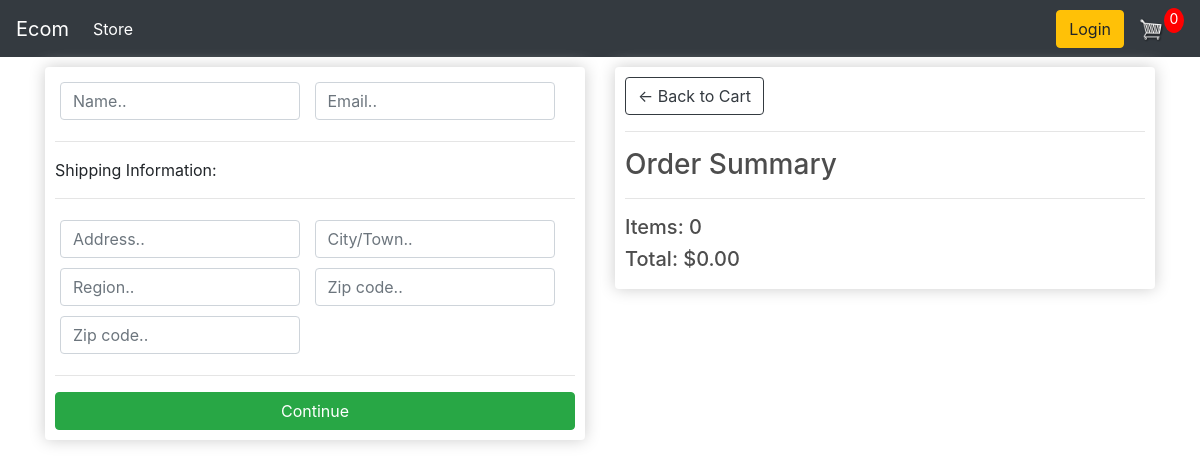
/checkout/ (signed in), run on an earlier commit of the app's database.
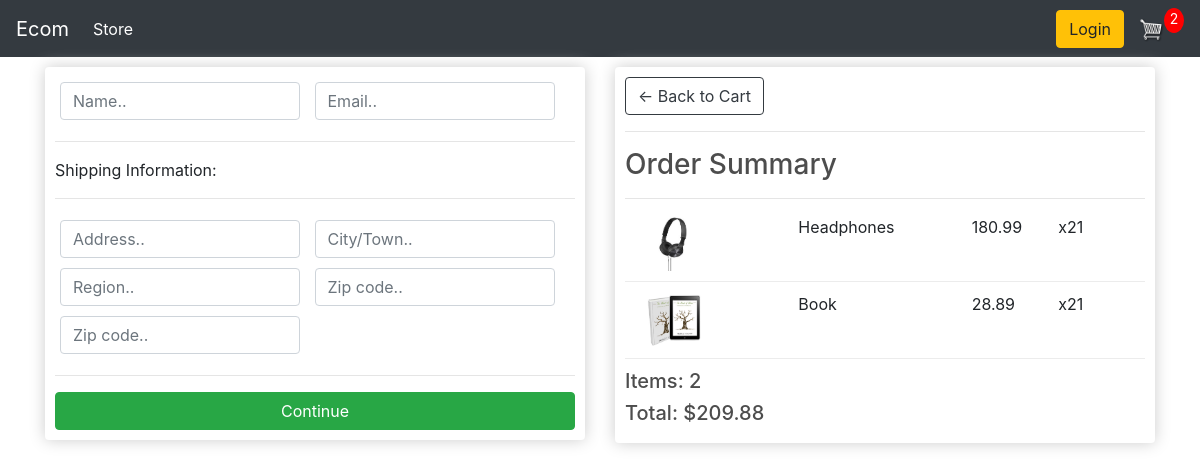
And on a later commit of the database.
### store/models.py (models this page shows, shortened)
class Order(models.Model):
    customer = models.ForeignKey(Customer, on_delete=models.SET_NULL, blank=True, null=True)
    date_ordered = models.DateTimeField(auto_now_add=True)
    complete = models.BooleanField(default=False, null=True, blank=False)
    transaction_id = models.CharField(max_length=200, null=True)
    @property
    def get_cart_total(self):
        orderitems = self.orderitem_set.all()
        total = sum([item.get_total for item in orderitems])
        return total
    @property
    def get_cart_items(self):
        orderitems = self.orderitem_set.all()
        total = sum([item.quantity for item in orderitems])
        return total

class OrderItem(models.Model):
    product = models.ForeignKey(Product, on_delete=models.SET_NULL, blank=True, null=True)
    order = models.ForeignKey(Order, on_delete=models.SET_NULL, blank=True, null=True)
    quantity = models.IntegerField(default=0, null=True, blank=True)
    date_added = models.DateTimeField(auto_now_add=True)
    @property
    def get_total(self):
        total = self.product.price * self.quantity
        return total

class Product(models.Model):
    name = models.CharField(max_length=200, null=True)
    price = models.FloatField()
    digital = models.BooleanField(default=False, null=True, blank=False)
    image = models.ImageField(null=True, blank=True)
    @property
    def imageURL(self):
        try:
            url = self.image.url
        except:
            url = ''
        return url

### store/views.py (the view)
# urls.py: path('checkout/', views.checkout, name="checkout"),
def checkout(request):
    if request.user.is_authenticated:
        customer = request.user.customer
        order, created = Order.objects.get_or_create(customer=customer, complete=False)
        items = order.orderitem_set.all()
        cartItems =order.get_cart_items
    else:
        items = []
        order = {'get_cart_total':0, 'get_cart_items':0}
        cartItems = order['get_cart_items']
    context = {'items':items, 'order':order, 'cartItems':cartItems}
    return render(request, 'store/checkout.html', context)

### store/templates/store/checkout.html (shortened to what this page needs)
{% extends 'store/main.html' %}
{% load static %}
{% block content %}
     <div class="row">
		<div class="col-lg-6">
			<div class="box-element" id="form-wrapper">
				<form id="form">
					<div id="user-info">
						<div class="form-field">
							<input required class="form-control" type="text" name="name" placeholder="Name..">
						</div>
						<div class="form-field">
							<input required class="form-control" type="email" name="email" placeholder="Email..">
						</div>
					</div>
					<div id="shipping-info">
						<hr>
						<p>Shipping Information:</p>
						<hr>
						<div class="form-field">
							<input class="form-control" type="text" name="address" placeholder="Address..">
						</div>
						<div class="form-field">
							<input class="form-control" type="text" name="city" placeholder="City/Town..">
						</div>
						<div class="form-field">
							<input class="form-control" type="text" name="state" placeholder="Region..">
						</div>
						<div class="form-field">
							<input class="form-control" type="text" name="zipcode" placeholder="Zip code..">
						</div>
						<div class="form-field">
							<input class="form-control" type="text" name="country" placeholder="Zip code..">
						</div>
					</div>
					<hr>
					<input id="form-button" class="btn btn-success btn-block" type="submit" value="Continue">
				</form>
			</div>
			<br>
		</div>
		<div class="col-lg-6">
			<div class="box-element">
				<a  class="btn btn-outline-dark" href="{% url 'cart' %}">&#x2190; Back to Cart</a>
				<hr>
				<h3>Order Summary</h3>
				<hr>
				{% for item in items %}
				<div class="cart-row">
					<div style="flex:2"><img class="row-image" src="{{item.product.imageURL}}"></div>
					<div style="flex:2"><p>{{item.product.name}}</p></div>
					<div style="flex:1"><p>{{item.product.price}}</p></div>
					<div style="flex:1"><p>x2{{item.quantity}}</p></div>
				</div>
				{% endfor %}
				<h5>Items: {{order.get_cart_items}}</h5>
				<h5>Total: ${{order.get_cart_total|floatformat:2}}</h5>
			</div>
		</div>
	</div>
{% endblock content %}

What changed in the data, as far as the page shows it:
added OrderItem: product.imageURL (picture), product.name "Headphones", product.price "180.99", quantity "1"
added OrderItem: product.imageURL (picture), product.name "Book", product.price "28.89", quantity "1"
computed for Order: get_cart_items "0" → "2"; get_cart_total "0.00" → "209.88"
Also different on the page:
{{ cartItems }}: "0" → "2"
